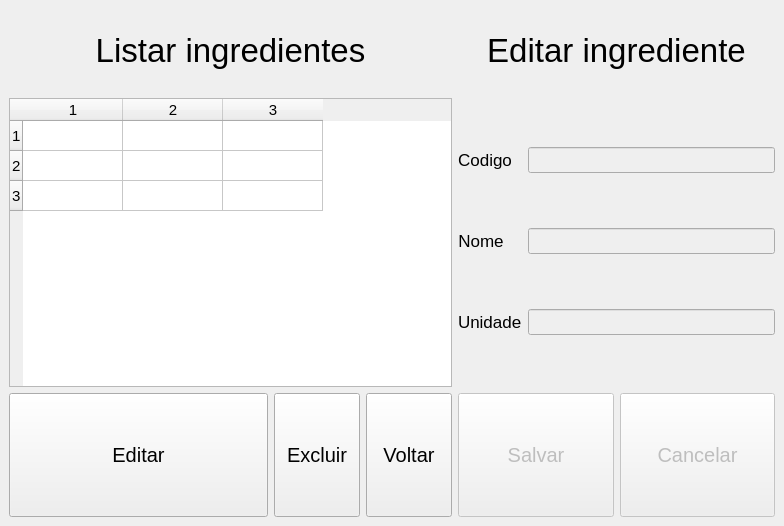
<?xml version="1.0" encoding="UTF-8"?>
<ui version="4.0">
 <class>MainWindow</class>
 <widget class="QMainWindow" name="MainWindow">
  <property name="geometry">
   <rect>
    <x>0</x>
    <y>0</y>
    <width>784</width>
    <height>526</height>
   </rect>
  </property>
  <property name="windowTitle">
   <string>MainWindow</string>
  </property>
  <widget class="QWidget" name="centralwidget">
   <layout class="QHBoxLayout" name="horizontalLayout_3" stretch="7,5">
    <item>
     <layout class="QVBoxLayout" name="verticalLayout_2" stretch="2,7,3">
      <item>
       <widget class="QLabel" name="lbl_titulo">
        <property name="sizePolicy">
         <sizepolicy hsizetype="Preferred" vsizetype="Minimum">
          <horstretch>0</horstretch>
          <verstretch>0</verstretch>
         </sizepolicy>
        </property>
        <property name="font">
         <font>
          <pointsize>25</pointsize>
         </font>
        </property>
        <property name="text">
         <string>Listar ingredientes</string>
        </property>
        <property name="alignment">
         <set>Qt::AlignCenter</set>
        </property>
       </widget>
      </item>
      <item>
       <widget class="QTableWidget" name="tb_dados">
        <property name="sizePolicy">
         <sizepolicy hsizetype="Expanding" vsizetype="Minimum">
          <horstretch>0</horstretch>
          <verstretch>0</verstretch>
         </sizepolicy>
        </property>
        <property name="font">
         <font>
          <pointsize>11</pointsize>
         </font>
        </property>
        <property name="rowCount">
         <number>3</number>
        </property>
        <property name="columnCount">
         <number>3</number>
        </property>
        <row/>
        <row/>
        <row/>
        <column/>
        <column/>
        <column/>
       </widget>
      </item>
      <item>
       <layout class="QHBoxLayout" name="horizontalLayout" stretch="3,1,1">
        <item>
         <widget class="QPushButton" name="btn_editar">
          <property name="sizePolicy">
           <sizepolicy hsizetype="Minimum" vsizetype="Minimum">
            <horstretch>0</horstretch>
            <verstretch>0</verstretch>
           </sizepolicy>
          </property>
          <property name="font">
           <font>
            <pointsize>15</pointsize>
           </font>
          </property>
          <property name="text">
           <string>Editar</string>
          </property>
         </widget>
        </item>
        <item>
         <widget class="QPushButton" name="btn_excluir">
          <property name="sizePolicy">
           <sizepolicy hsizetype="Minimum" vsizetype="Minimum">
            <horstretch>0</horstretch>
            <verstretch>0</verstretch>
           </sizepolicy>
          </property>
          <property name="font">
           <font>
            <pointsize>15</pointsize>
           </font>
          </property>
          <property name="text">
           <string>Excluir</string>
          </property>
         </widget>
        </item>
        <item>
         <widget class="QPushButton" name="btn_voltar">
          <property name="sizePolicy">
           <sizepolicy hsizetype="Minimum" vsizetype="Minimum">
            <horstretch>0</horstretch>
            <verstretch>0</verstretch>
           </sizepolicy>
          </property>
          <property name="font">
           <font>
            <pointsize>15</pointsize>
           </font>
          </property>
          <property name="text">
           <string>Voltar</string>
          </property>
         </widget>
        </item>
       </layout>
      </item>
     </layout>
    </item>
    <item>
     <layout class="QVBoxLayout" name="verticalLayout" stretch="2,7,3">
      <item>
       <widget class="QLabel" name="lbl_titulo_2">
        <property name="font">
         <font>
          <pointsize>25</pointsize>
         </font>
        </property>
        <property name="text">
         <string>Editar ingrediente</string>
        </property>
        <property name="alignment">
         <set>Qt::AlignCenter</set>
        </property>
       </widget>
      </item>
      <item>
       <layout class="QFormLayout" name="formLayout">
        <item row="0" column="0">
         <widget class="QLabel" name="lbl_codigo">
          <property name="sizePolicy">
           <sizepolicy hsizetype="Minimum" vsizetype="Minimum">
            <horstretch>0</horstretch>
            <verstretch>2</verstretch>
           </sizepolicy>
          </property>
          <property name="font">
           <font>
            <pointsize>13</pointsize>
           </font>
          </property>
          <property name="text">
           <string>Codigo</string>
          </property>
          <property name="alignment">
           <set>Qt::AlignCenter</set>
          </property>
         </widget>
        </item>
        <item row="0" column="1">
         <widget class="QLineEdit" name="txt_codigo">
          <property name="enabled">
           <bool>false</bool>
          </property>
          <property name="sizePolicy">
           <sizepolicy hsizetype="Expanding" vsizetype="Maximum">
            <horstretch>0</horstretch>
            <verstretch>2</verstretch>
           </sizepolicy>
          </property>
          <property name="font">
           <font>
            <pointsize>11</pointsize>
           </font>
          </property>
         </widget>
        </item>
        <item row="2" column="1">
         <widget class="QLineEdit" name="txt_unidade">
          <property name="enabled">
           <bool>false</bool>
          </property>
          <property name="font">
           <font>
            <pointsize>11</pointsize>
           </font>
          </property>
         </widget>
        </item>
        <item row="2" column="0">
         <widget class="QLabel" name="lbl_unidade">
          <property name="font">
           <font>
            <pointsize>13</pointsize>
           </font>
          </property>
          <property name="text">
           <string>Unidade</string>
          </property>
         </widget>
        </item>
        <item row="1" column="0">
         <widget class="QLabel" name="lbl_nome">
          <property name="sizePolicy">
           <sizepolicy hsizetype="Minimum" vsizetype="Minimum">
            <horstretch>0</horstretch>
            <verstretch>2</verstretch>
           </sizepolicy>
          </property>
          <property name="font">
           <font>
            <pointsize>13</pointsize>
           </font>
          </property>
          <property name="text">
           <string>Nome</string>
          </property>
          <property name="alignment">
           <set>Qt::AlignCenter</set>
          </property>
         </widget>
        </item>
        <item row="1" column="1">
         <widget class="QLineEdit" name="txt_nome">
          <property name="enabled">
           <bool>false</bool>
          </property>
          <property name="sizePolicy">
           <sizepolicy hsizetype="Expanding" vsizetype="Maximum">
            <horstretch>0</horstretch>
            <verstretch>2</verstretch>
           </sizepolicy>
          </property>
          <property name="font">
           <font>
            <pointsize>11</pointsize>
           </font>
          </property>
         </widget>
        </item>
       </layout>
      </item>
      <item>
       <layout class="QHBoxLayout" name="horizontalLayout_2">
        <item>
         <widget class="QPushButton" name="btn_salvar">
          <property name="enabled">
           <bool>false</bool>
          </property>
          <property name="sizePolicy">
           <sizepolicy hsizetype="Minimum" vsizetype="Minimum">
            <horstretch>0</horstretch>
            <verstretch>0</verstretch>
           </sizepolicy>
          </property>
          <property name="font">
           <font>
            <pointsize>15</pointsize>
           </font>
          </property>
          <property name="text">
           <string>Salvar</string>
          </property>
         </widget>
        </item>
        <item>
         <widget class="QPushButton" name="btn_cancelar">
          <property name="enabled">
           <bool>false</bool>
          </property>
          <property name="sizePolicy">
           <sizepolicy hsizetype="Minimum" vsizetype="Minimum">
            <horstretch>0</horstretch>
            <verstretch>0</verstretch>
           </sizepolicy>
          </property>
          <property name="font">
           <font>
            <pointsize>15</pointsize>
           </font>
          </property>
          <property name="text">
           <string>Cancelar</string>
          </property>
         </widget>
        </item>
       </layout>
      </item>
     </layout>
    </item>
   </layout>
  </widget>
 </widget>
 <tabstops>
  <tabstop>tb_dados</tabstop>
  <tabstop>btn_editar</tabstop>
  <tabstop>btn_excluir</tabstop>
  <tabstop>btn_voltar</tabstop>
  <tabstop>txt_codigo</tabstop>
  <tabstop>txt_nome</tabstop>
  <tabstop>txt_unidade</tabstop>
  <tabstop>btn_salvar</tabstop>
  <tabstop>btn_cancelar</tabstop>
 </tabstops>
 <resources/>
 <connections/>
</ui>
